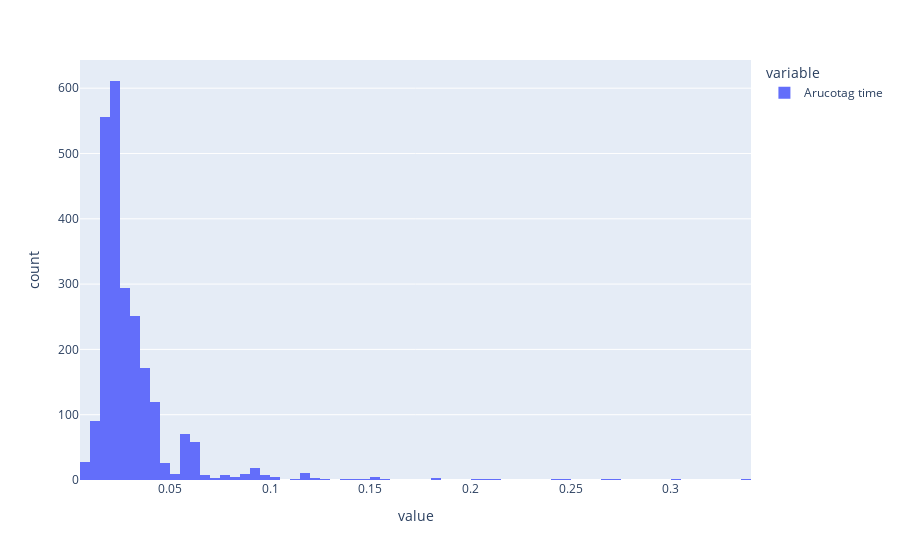

The notebook cell saved with this chart:
### Code cell
#read csv and use arucotag time col which is unix time as time index 
# df = pd.read_csv('/home/subha/src/ft/2022-09-20 18:18:36_arucotagData.csv',index_col='Arucotag time')
# df = pd.read_csv('2022-09-20 18:25:02_arucotagData.csv',index_col='Arucotag time')
# df = pd.read_csv('2022-09-21 12:47:45_arucotagData.csv',index_col='Arucotag time')

fns = sorted(glob.glob('*.csv'))
df = pd.read_csv(fns[-1],index_col='Arucotag time')

s= pd.Series(df.index).diff()
s.hist(nbins=100).show()
1/s.median()

### Figure 1 — Plotly figure (JSON) as saved in the notebook; plotly's stock layout.template omitted (floating-point values rounded to 4 significant figures; data arrays with more than 128 entries replaced by an {"elided": "..."} marker saying what was removed)
{"data": [{"alignmentgroup": "True", "bingroup": "x", "hovertemplate": "variable=Arucotag time<br>value=%{x}<br>count=%{y}<extra></extra>", "legendgroup": "Arucotag time", "marker": {"color": "#636efa", "pattern": {"shape": ""}}, "name": "Arucotag time", "nbinsx": 100, "offsetgroup": "Arucotag time", "orientation": "v", "showlegend": true, "type": "histogram", "x": {"elided": "2386 float values"}, "xaxis": "x", "yaxis": "y"}], "layout": {"barmode": "relative", "legend": {"title": {"text": "variable"}, "tracegroupgap": 0}, "margin": {"t": 60}, "xaxis": {"anchor": "y", "domain": [0, 1], "title": {"text": "value"}}, "yaxis": {"anchor": "x", "domain": [0, 1], "title": {"text": "count"}}}}
